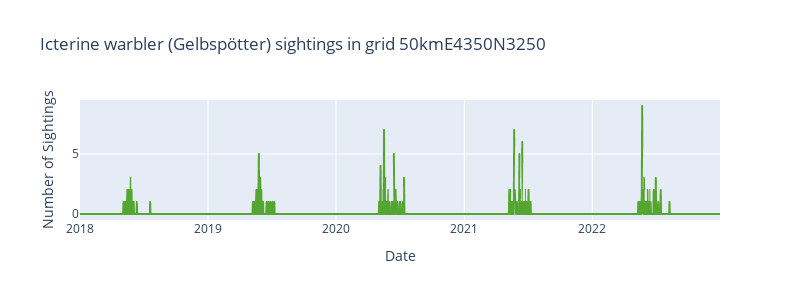

The notebook cell this image was saved under:
### Code cell
warbler = all_combinations[(all_combinations['eea_grid_id'] == '50kmE4100N3250') & (all_combinations['name_species'] == 'Gelbspötter')]
plot_time_series(data=warbler, title='Icterine warbler (Gelbspötter) sightings in grid 50kmE4350N3250')

### Figure 1 — Plotly figure (JSON) as saved in the notebook; plotly's stock layout.template omitted (floating-point values rounded to 4 significant figures; data arrays with more than 128 entries replaced by an {"elided": "..."} marker saying what was removed)
{"data": [{"hovertemplate": "date=%{x}<br>n_sightings=%{y}<extra></extra>", "legendgroup": "", "line": {"color": "#55a630", "dash": "solid"}, "marker": {"symbol": "circle"}, "mode": "lines", "name": "", "showlegend": false, "type": "scattergl", "x": {"elided": "1826 str values"}, "xaxis": "x", "y": {"elided": "1826 int values"}, "yaxis": "y"}], "layout": {"height": 300, "legend": {"tracegroupgap": 0}, "title": {"text": "Icterine warbler (Gelbspötter) sightings in grid 50kmE4350N3250"}, "width": 800, "xaxis": {"anchor": "y", "domain": [0, 1], "title": {"text": "Date"}}, "yaxis": {"anchor": "x", "domain": [0, 1], "title": {"text": "Number of Sightings"}}}}
